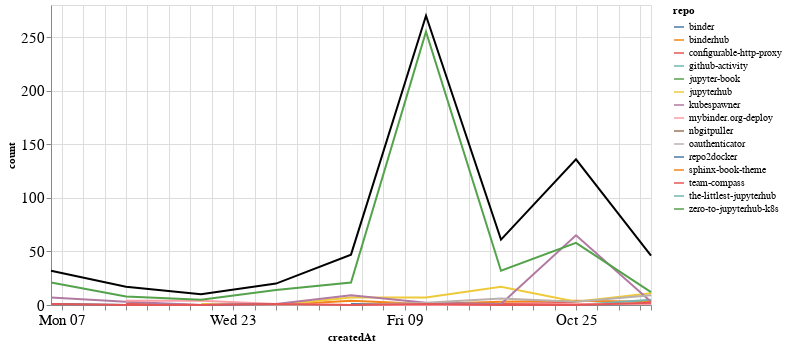

Here is the notebook cell this chart was saved with:
### Markdown cell above
## Comments

### Code cell
comments_time = comments.groupby('repo').resample('W', on='createdAt').count()['author'].reset_index()
comments_time = comments_time.rename(columns={'author': 'count'})
comments_time_total = comments_time.groupby('createdAt').agg({"count": "sum"}).reset_index()
ch1 = alt.Chart(comments_time, width=600).mark_line().encode(
    x='createdAt',
    y='count',
    color='repo',
    tooltip="repo"
)

ch2 = alt.Chart(comments_time_total, width=600).mark_line(color="black").encode(
    x='createdAt',
    y='count',
)

ch1 + ch2

### Figure 1 — Vega-Lite specification as saved in the notebook (floating-point values rounded to 4 significant figures)
{"config": {"axisLeft": {"labelFontSize": 15}, "axisBottom": {"labelFontSize": 15}}, "layer": [{"data": {"name": "data-5aacbc80eb86f3a78a434fa378a66744"}, "mark": "line", "encoding": {"color": {"type": "nominal", "field": "repo"}, "tooltip": {"type": "nominal", "field": "repo"}, "x": {"type": "temporal", "field": "createdAt"}, "y": {"type": "quantitative", "field": "count"}}, "width": 600}, {"data": {"name": "data-06bccca31b3484c4aa91cb2aa333cefd"}, "mark": {"type": "line", "color": "black"}, "encoding": {"x": {"type": "temporal", "field": "createdAt"}, "y": {"type": "quantitative", "field": "count"}}, "width": 600}], "$schema": "https://vega.github.io/schema/vega-lite/v4.8.1.json", "datasets": {"data-5aacbc80eb86f3a78a434fa378a66744": [{"repo": "binder", "createdAt": "2020-10-04T00:00:00", "count": 1}, {"repo": "binder", "createdAt": "2020-10-11T00:00:00", "count": 1}, {"repo": "binder", "createdAt": "2020-10-18T00:00:00", "count": 1}, {"repo": "binderhub", "createdAt": "2020-09-13T00:00:00", "count": 1}, {"repo": "binderhub", "createdAt": "2020-09-20T00:00:00", "count": 0}, {"repo": "binderhub", "createdAt": "2020-09-27T00:00:00", "count": 0}, {"repo": "binderhub", "createdAt": "2020-10-04T00:00:00", "count": 4}, {"repo": "binderhub", "createdAt": "2020-10-11T00:00:00", "count": 1}, {"repo": "binderhub", "createdAt": "2020-10-18T00:00:00", "count": 3}, {"repo": "binderhub", "createdAt": "2020-10-25T00:00:00", "count": 4}, {"repo": "binderhub", "createdAt": "2020-11-01T00:00:00", "count": 3}, {"repo": "configurable-http-proxy", "createdAt": "2020-09-13T00:00:00", "count": 1}, {"repo": "configurable-http-proxy", "createdAt": "2020-09-20T00:00:00", "count": 0}, {"repo": "configurable-http-proxy", "createdAt": "2020-09-27T00:00:00", "count": 0}, {"repo": "configurable-http-proxy", "createdAt": "2020-10-04T00:00:00", "count": 0}, {"repo": "configurable-http-proxy", "createdAt": "2020-10-11T00:00:00", "count": 0}, {"repo": "configurable-http-proxy", "createdAt": "2020-10-18T00:00:00", "count": 1}, {"repo": "configurable-http-proxy", "createdAt": "2020-10-25T00:00:00", "count": 2}, {"repo": "github-activity", "createdAt": "2020-10-11T00:00:00", "count": 1}, {"repo": "github-activity", "createdAt": "2020-10-18T00:00:00", "count": 0}, {"repo": "github-activity", "createdAt": "2020-10-25T00:00:00", "count": 0}, {"repo": "github-activity", "createdAt": "2020-11-01T00:00:00", "count": 5}, {"repo": "jupyter-book", "createdAt": "2020-10-04T00:00:00", "count": 2}, {"repo": "jupyterhub", "createdAt": "2020-09-20T00:00:00", "count": 1}, {"repo": "jupyterhub", "createdAt": "2020-09-27T00:00:00", "count": 0}, {"repo": "jupyterhub", "createdAt": "2020-10-04T00:00:00", "count": 7}, {"repo": "jupyterhub", "createdAt": "2020-10-11T00:00:00", "count": 7}, {"repo": "jupyterhub", "createdAt": "2020-10-18T00:00:00", "count": 17}, {"repo": "jupyterhub", "createdAt": "2020-10-25T00:00:00", "count": 3}, {"repo": "jupyterhub", "createdAt": "2020-11-01T00:00:00", "count": 11}, {"repo": "kubespawner", "createdAt": "2020-09-06T00:00:00", "count": 7}, {"repo": "kubespawner", "createdAt": "2020-09-13T00:00:00", "count": 3}, {"repo": "kubespawner", "createdAt": "2020-09-20T00:00:00", "count": 0}, {"repo": "kubespawner", "createdAt": "2020-09-27T00:00:00", "count": 1}, {"repo": "kubespawner", "createdAt": "2020-10-04T00:00:00", "count": 9}, {"repo": "kubespawner", "createdAt": "2020-10-11T00:00:00", "count": 2}, {"repo": "kubespawner", "createdAt": "2020-10-18T00:00:00", "count": 1}, {"repo": "kubespawner", "createdAt": "2020-10-25T00:00:00", "count": 65}, {"repo": "kubespawner", "createdAt": "2020-11-01T00:00:00", "count": 3}, {"repo": "mybinder.org-deploy", "createdAt": "2020-09-13T00:00:00", "count": 4}, {"repo": "mybinder.org-deploy", "createdAt": "2020-09-20T00:00:00", "count": 4}, {"repo": "mybinder.org-deploy", "createdAt": "2020-09-27T00:00:00", "count": 1}, {"repo": "mybinder.org-deploy", "createdAt": "2020-10-04T00:00:00", "count": 0}, {"repo": "mybinder.org-deploy", "createdAt": "2020-10-11T00:00:00", "count": 0}, {"repo": "mybinder.org-deploy", "createdAt": "2020-10-18T00:00:00", "count": 0}, {"repo": "mybinder.org-deploy", "createdAt": "2020-10-25T00:00:00", "count": 1}, {"repo": "mybinder.org-deploy", "createdAt": "2020-11-01T00:00:00", "count": 1}, {"repo": "nbgitpuller", "createdAt": "2020-10-04T00:00:00", "count": 3}, {"repo": "oauthenticator", "createdAt": "2020-09-06T00:00:00", "count": 1}, {"repo": "oauthenticator", "createdAt": "2020-09-13T00:00:00", "count": 0}, {"repo": "oauthenticator", "createdAt": "2020-09-20T00:00:00", "count": 0}, {"repo": "oauthenticator", "createdAt": "2020-09-27T00:00:00", "count": 0}, {"repo": "oauthenticator", "createdAt": "2020-10-04T00:00:00", "count": 0}, {"repo": "oauthenticator", "createdAt": "2020-10-11T00:00:00", "count": 2}, {"repo": "oauthenticator", "createdAt": "2020-10-18T00:00:00", "count": 6}, {"repo": "oauthenticator", "createdAt": "2020-10-25T00:00:00", "count": 3}, {"repo": "oauthenticator", "createdAt": "2020-11-01T00:00:00", "count": 9}, {"repo": "repo2docker", "createdAt": "2020-09-06T00:00:00", "count": 1}, {"repo": "repo2docker", "createdAt": "2020-09-13T00:00:00", "count": 0}, {"repo": "repo2docker", "createdAt": "2020-09-20T00:00:00", "count": 0}, {"repo": "repo2docker", "createdAt": "2020-09-27T00:00:00", "count": 1}, {"repo": "sphinx-book-theme", "createdAt": "2020-09-27T00:00:00", "count": 2}, {"repo": "team-compass", "createdAt": "2020-09-06T00:00:00", "count": 1}, {"repo": "team-compass", "createdAt": "2020-09-13T00:00:00", "count": 0}, {"repo": "team-compass", "createdAt": "2020-09-20T00:00:00", "count": 0}, {"repo": "team-compass", "createdAt": "2020-09-27T00:00:00", "count": 1}, {"repo": "team-compass", "createdAt": "2020-10-04T00:00:00", "count": 0}, {"repo": "team-compass", "createdAt": "2020-10-11T00:00:00", "count": 1}, {"repo": "team-compass", "createdAt": "2020-10-18T00:00:00", "count": 0}, {"repo": "team-compass", "createdAt": "2020-10-25T00:00:00", "count": 0}, {"repo": "team-compass", "createdAt": "2020-11-01T00:00:00", "count": 2}, {"repo": "the-littlest-jupyterhub", "createdAt": "2020-09-06T00:00:00", "count": 1}, {"repo": "zero-to-jupyterhub-k8s", "createdAt": "2020-09-06T00:00:00", "count": 21}, {"repo": "zero-to-jupyterhub-k8s", "createdAt": "2020-09-13T00:00:00", "count": 8}, {"repo": "zero-to-jupyterhub-k8s", "createdAt": "2020-09-20T00:00:00", "count": 5}, {"repo": "zero-to-jupyterhub-k8s", "createdAt": "2020-09-27T00:00:00", "count": 14}, {"repo": "zero-to-jupyterhub-k8s", "createdAt": "2020-10-04T00:00:00", "count": 21}, {"repo": "zero-to-jupyterhub-k8s", "createdAt": "2020-10-11T00:00:00", "count": 255}, {"repo": "zero-to-jupyterhub-k8s", "createdAt": "2020-10-18T00:00:00", "count": 32}, {"repo": "zero-to-jupyterhub-k8s", "createdAt": "2020-10-25T00:00:00", "count": 58}, {"repo": "zero-to-jupyterhub-k8s", "createdAt": "2020-11-01T00:00:00", "count": 12}], "data-06bccca31b3484c4aa91cb2aa333cefd": [{"createdAt": "2020-09-06T00:00:00", "count": 32}, {"createdAt": "2020-09-13T00:00:00", "count": 17}, {"createdAt": "2020-09-20T00:00:00", "count": 10}, {"createdAt": "2020-09-27T00:00:00", "count": 20}, {"createdAt": "2020-10-04T00:00:00", "count": 47}, {"createdAt": "2020-10-11T00:00:00", "count": 270}, {"createdAt": "2020-10-18T00:00:00", "count": 61}, {"createdAt": "2020-10-25T00:00:00", "count": 136}, {"createdAt": "2020-11-01T00:00:00", "count": 46}]}}
